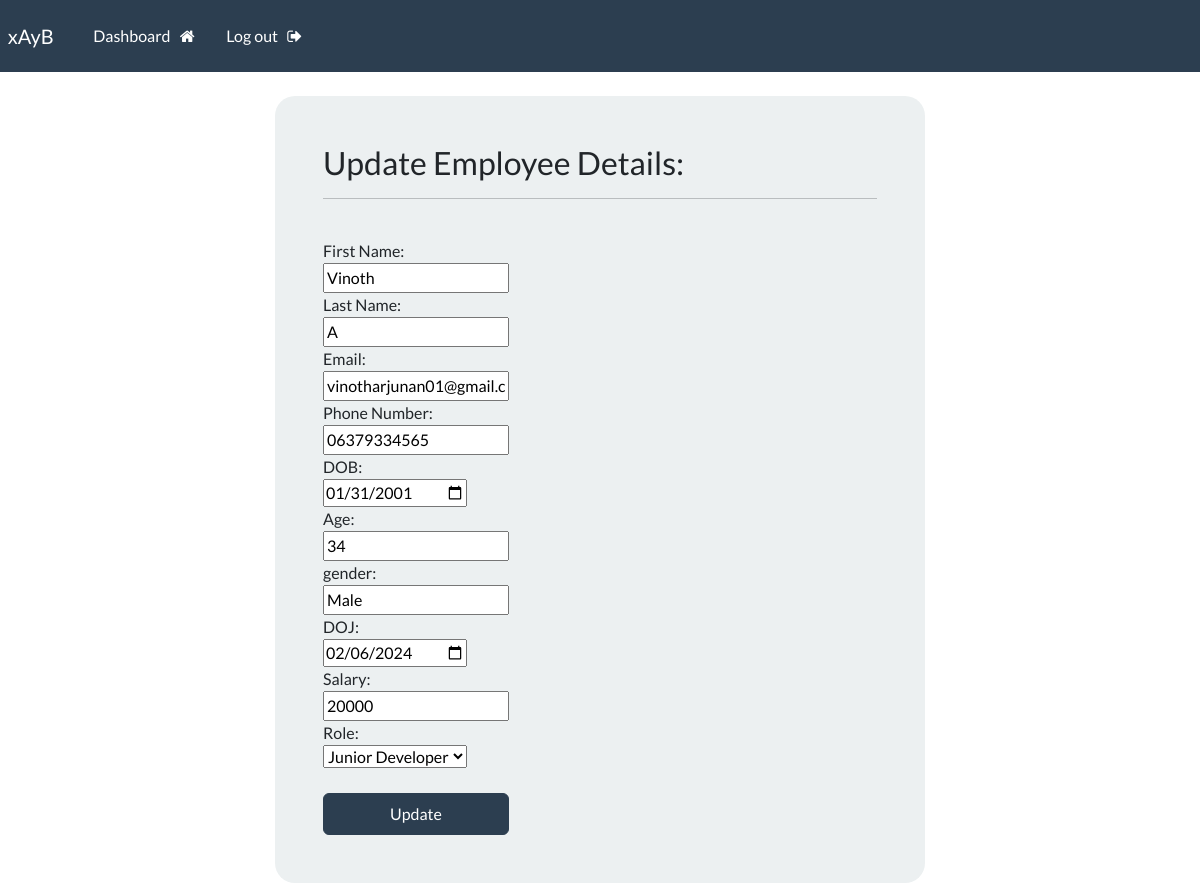
/update-employee/19 (signed in), run on an earlier commit of the app's database.
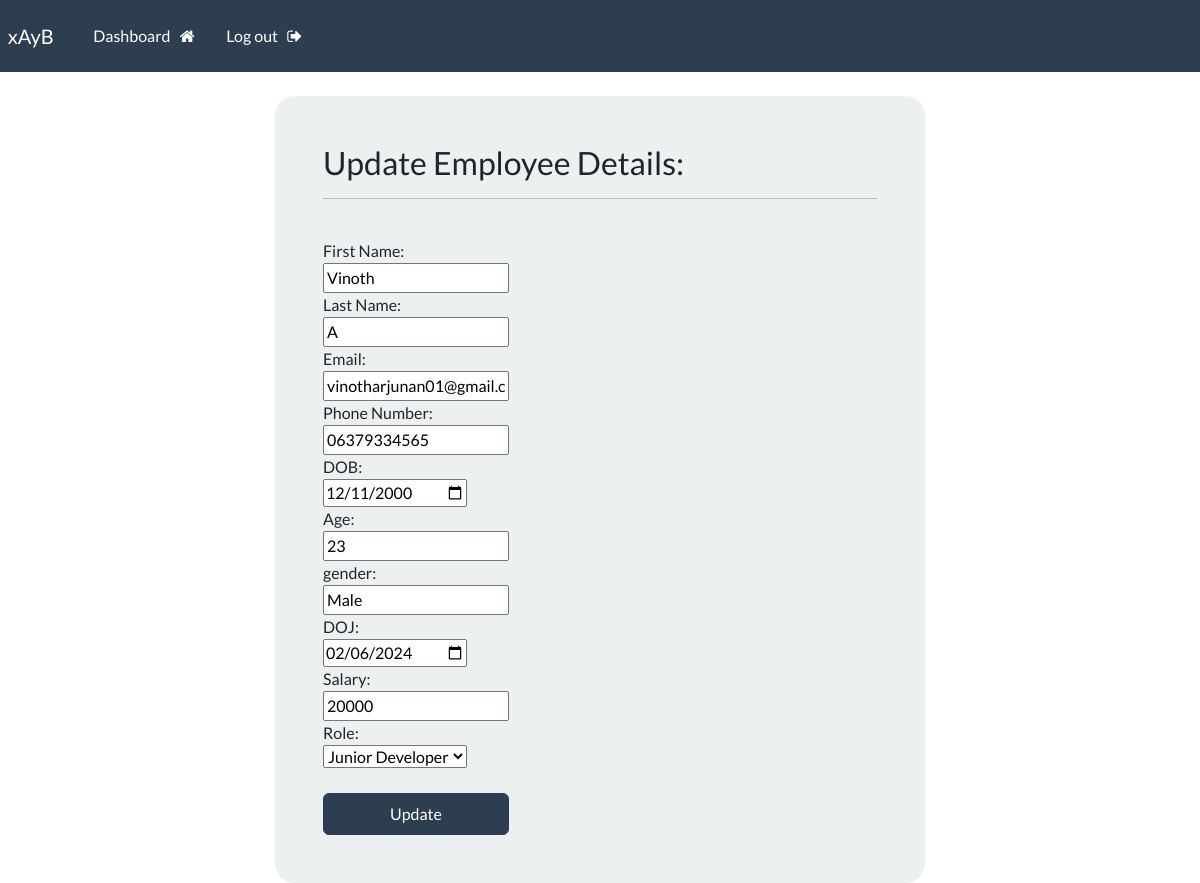
And on a later commit of the database.
### base/models.py (models this page shows, shortened)
class EmployeeDetail(models.Model):
    first_name = models.CharField(max_length = 50)
    last_name = models.CharField(max_length = 50)
    email = models.EmailField(max_length = 255)
    phone = models.CharField(max_length = 20)
    dob = models.DateField()
    age = models.IntegerField()
    gender = models.CharField(max_length = 10)
    doj = models.DateField()
    salary = models.IntegerField(null = True)
    role = models.ForeignKey(Role, on_delete = models.CASCADE, null = True)

### base/views.py (the view)
# urls.py: path('update-employee/<int:emp_id>', views.update_employee, name = "update-employee"),
@login_required(login_url = 'login')
def update_employee(request, emp_id):
    record = EmployeeDetail.objects.get(id = emp_id)
    if request.method == 'POST':
        form = UpdateEmployeeForm(request.POST, instance=record)
        form.save()
        return redirect('dashboard')
    else:
        role = Role.objects.all()
        context = {
            'role':role,
            'record':record
                   }
        return render(request,"base/update_employee.html", context)

### base/templates/base/update_employee.html (shortened to what this page needs)
{% extends 'base/base1.html' %}
{% load crispy_forms_tags %}
{% block content %}
<div class = 'container bg-light shadow-md p-5 form-style'>
    <h3>Update Employee Details:</h3>
    <hr>
    <br>
    <form method = "POST">
        <label for = "first_name">First Name:</label><br>
        <input type = "text" id = "first_name" name = "first_name"  value="{{record.first_name}}" required><br>
        <label for = "last_name">Last Name:</label><br>
        <input type = "text" id = "last_name" name = "last_name" value="{{record.last_name}}" required><br>
        <label for = "email">Email:<br>
        <input type = "email" id = "email" name = "email" value="{{record.email}}" required><br>
        <label for = "phone">Phone Number:</label><br>
        <input type = "tel" id = "phone" name = "phone" maxlength = 10 value="{{record.phone}}" required><br>
        <label for = "dob">DOB:</label><br>
        <input type = "date" id = "dob" name = "dob" value={{ record.dob |date:'Y-m-d'}} onchange = "ageCalculate()" required><br>
        <label for = "age">Age:</label><br>
        <input type = "number" id = "age" name = "age" value="{{record.age}}" readonly><br>
        <label for = "gender">gender:</label><br>
        <input type = "text" id = "gender" name = "gender" value="{{record.gender}}"><br>
        <label for = "doj">DOJ:</label><br>
        <input type = "date" id = "doj" name = "doj" value="{{ record.doj|date:"Y-m-d" }}" required><br>
        <label for = "salary" required>Salary:</label><br>
        <input type = "number" id = "salary" name = "salary" value="{{record.salary}}"><br>
        <label for = "role">Role:</label><br>
        <select id = "role" name = "role">
            {% for rol in role %}
                {% if rol.id == 2 %}
                    <option value = {{ rol.id }} selected >{{rol.role_name}}</option>
                {% else %}
                    <option value = {{ rol.id }}>{{rol.role_name}}</option>
                {% endif %}
            {% endfor %}
        </select><br>
        <br>
        <button type= "submit" class = "btn btn-primary w-100 btn-block p-2">Update</button>
    </form>
    <br>
</div>
{% endblock %}

What changed in the data, as far as the page shows it:
changed EmployeeDetail "Vinoth": dob "01/31/2001" → "12/11/2000"; age "34" → "23"
